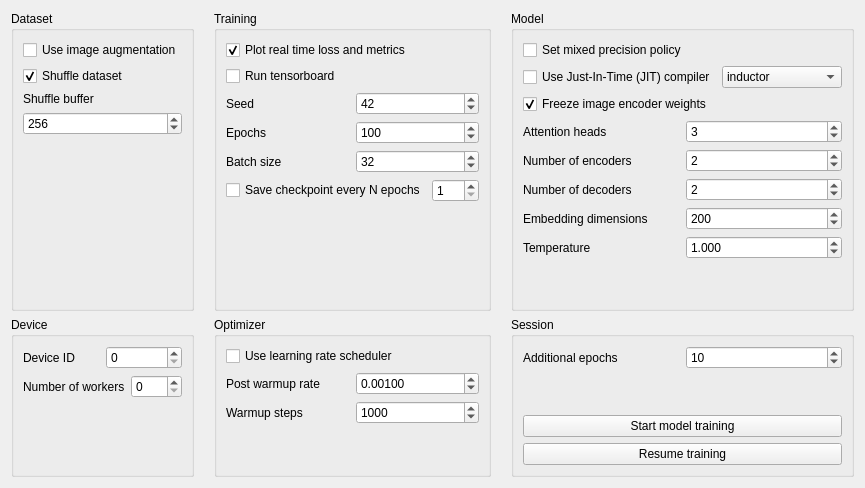
      <widget class="QWidget" name="trainTab">
       <attribute name="title">
        <string>Model training</string>
       </attribute>
       <layout class="QGridLayout" name="gridLayout_2">
        <item row="1" column="0">
         <layout class="QGridLayout" name="gridLayout" rowstretch="4,0" columnstretch="0,0,0">
          <property name="horizontalSpacing">
           <number>20</number>
          </property>
          <item row="1" column="2">
           <widget class="QGroupBox" name="sessionGroup">
            <property name="title">
             <string>Session</string>
            </property>
            <layout class="QVBoxLayout" name="verticalLayout_9">
             <item>
              <layout class="QHBoxLayout" name="horizontalLayout_10">
               <item>
                <widget class="QLabel" name="label_7">
                 <property name="text">
                  <string>Additional epochs</string>
                 </property>
                </widget>
               </item>
               <item>
                <widget class="QSpinBox" name="numAdditionalEpochs">
                 <property name="minimum">
                  <number>1</number>
                 </property>
                 <property name="maximum">
                  <number>1000000</number>
                 </property>
                 <property name="value">
                  <number>10</number>
                 </property>
                </widget>
               </item>
              </layout>
             </item>
             <item>
              <spacer name="verticalSpacer_7">
               <property name="orientation">
                <enum>Qt::Orientation::Vertical</enum>
               </property>
               <property name="sizeHint" stdset="0">
                <size>
                 <width>20</width>
                 <height>40</height>
                </size>
               </property>
              </spacer>
             </item>
             <item>
              <widget class="QPushButton" name="startTraining">
               <property name="text">
                <string>Start model training</string>
               </property>
              </widget>
             </item>
             <item>
              <widget class="QPushButton" name="resumeTraining">
               <property name="text">
                <string>Resume training</string>
               </property>
              </widget>
             </item>
            </layout>
           </widget>
          </item>
          <item row="1" column="1">
           <widget class="QGroupBox" name="groupBox_6">
            <property name="title">
             <string>Optimizer</string>
            </property>
            <layout class="QVBoxLayout" name="verticalLayout_17">
             <item>
              <layout class="QVBoxLayout" name="verticalLayout_6">
               <item>
                <widget class="QCheckBox" name="useScheduler">
                 <property name="text">
                  <string>Use learning rate scheduler</string>
                 </property>
                </widget>
               </item>
               <item>
                <layout class="QHBoxLayout" name="horizontalLayout_18">
                 <item>
                  <widget class="QLabel" name="label_11">
                   <property name="text">
                    <string>Post warmup rate</string>
                   </property>
                  </widget>
                 </item>
                 <item>
                  <widget class="QDoubleSpinBox" name="postWarmLR">
                   <property name="decimals">
                    <number>5</number>
                   </property>
                   <property name="singleStep">
                    <double>0.000100000000000</double>
                   </property>
                   <property name="value">
                    <double>0.001000000000000</double>
                   </property>
                  </widget>
                 </item>
                </layout>
               </item>
               <item>
                <layout class="QHBoxLayout" name="horizontalLayout_17">
                 <item>
                  <widget class="QLabel" name="label_14">
                   <property name="text">
                    <string>Warmup steps</string>
                   </property>
                  </widget>
                 </item>
                 <item>
                  <widget class="QSpinBox" name="warmupSteps">
                   <property name="maximum">
                    <number>10000000</number>
                   </property>
                   <property name="value">
                    <number>1000</number>
                   </property>
                  </widget>
                 </item>
                </layout>
               </item>
              </layout>
             </item>
             <item>
              <spacer name="verticalSpacer_6">
               <property name="orientation">
                <enum>Qt::Orientation::Vertical</enum>
               </property>
               <property name="sizeHint" stdset="0">
                <size>
                 <width>20</width>
                 <height>40</height>
                </size>
               </property>
              </spacer>
             </item>
            </layout>
           </widget>
          </item>
          <item row="0" column="0">
           <widget class="QGroupBox" name="groupBox_3">
            <property name="title">
             <string>Dataset</string>
            </property>
            <layout class="QVBoxLayout" name="verticalLayout_11">
             <item>
              <widget class="QCheckBox" name="imgAugment">
               <property name="text">
                <string>Use image augmentation</string>
               </property>
              </widget>
             </item>
             <item>
              <widget class="QCheckBox" name="setShuffle">
               <property name="text">
                <string>Shuffle dataset</string>
               </property>
               <property name="checked">
                <bool>true</bool>
               </property>
              </widget>
             </item>
             <item>
              <widget class="QLabel" name="label_17">
               <property name="text">
                <string>Shuffle buffer</string>
               </property>
              </widget>
             </item>
             <item>
              <widget class="QSpinBox" name="shuffleSize">
               <property name="minimum">
                <number>1</number>
               </property>
               <property name="maximum">
                <number>10000</number>
               </property>
               <property name="singleStep">
                <number>10</number>
               </property>
               <property name="value">
                <number>256</number>
               </property>
              </widget>
             </item>
             <item>
              <spacer name="verticalSpacer_2">
               <property name="orientation">
                <enum>Qt::Orientation::Vertical</enum>
               </property>
               <property name="sizeHint" stdset="0">
                <size>
                 <width>20</width>
                 <height>40</height>
                </size>
               </property>
              </spacer>
             </item>
            </layout>
           </widget>
          </item>
          <item row="1" column="0">
           <widget class="QGroupBox" name="groupBox_2">
            <property name="title">
             <string>Device</string>
            </property>
            <layout class="QVBoxLayout" name="verticalLayout_14">
             <item>
              <layout class="QHBoxLayout" name="horizontalLayout_23">
               <item>
                <widget class="QLabel" name="label_5">
                 <property name="text">
                  <string>Device ID</string>
                 </property>
                </widget>
               </item>
               <item>
                <widget class="QSpinBox" name="deviceID"/>
               </item>
              </layout>
             </item>
             <item>
              <layout class="QHBoxLayout" name="horizontalLayout_13">
               <item>
                <widget class="QLabel" name="label_10">
                 <property name="text">
                  <string>Number of workers</string>
                 </property>
                </widget>
               </item>
               <item>
                <widget class="QSpinBox" name="numWorkers"/>
               </item>
              </layout>
             </item>
             <item>
              <spacer name="verticalSpacer_5">
               <property name="orientation">
                <enum>Qt::Orientation::Vertical</enum>
               </property>
               <property name="sizeHint" stdset="0">
                <size>
                 <width>20</width>
                 <height>40</height>
                </size>
               </property>
              </spacer>
             </item>
            </layout>
           </widget>
          </item>
          <item row="0" column="1">
           <widget class="QGroupBox" name="groupBox_4">
            <property name="title">
             <string>Training</string>
            </property>
            <layout class="QVBoxLayout" name="verticalLayout_5">
             <item>
              <widget class="QCheckBox" name="realTimeHistory">
               <property name="text">
                <string>Plot real time loss and metrics</string>
               </property>
               <property name="checked">
                <bool>true</bool>
               </property>
              </widget>
             </item>
             <item>
              <widget class="QCheckBox" name="runTensorboard">
               <property name="text">
                <string>Run tensorboard</string>
               </property>
              </widget>
             </item>
             <item>
              <layout class="QHBoxLayout" name="horizontalLayout_22">
               <item>
                <widget class="QLabel" name="label_18">
                 <property name="text">
                  <string>Seed</string>
                 </property>
                </widget>
               </item>
               <item>
                <widget class="QSpinBox" name="trainSeed">
                 <property name="maximum">
                  <number>1000000000</number>
                 </property>
                 <property name="value">
                  <number>42</number>
                 </property>
                </widget>
               </item>
              </layout>
             </item>
             <item>
              <layout class="QHBoxLayout" name="horizontalLayout_9">
               <item>
                <widget class="QLabel" name="label_6">
                 <property name="text">
                  <string>Epochs</string>
                 </property>
                </widget>
               </item>
               <item>
                <widget class="QSpinBox" name="numEpochs">
                 <property name="maximum">
                  <number>1000000</number>
                 </property>
                 <property name="value">
                  <number>100</number>
                 </property>
                </widget>
               </item>
              </layout>
             </item>
             <item>
              <layout class="QHBoxLayout" name="horizontalLayout_11">
               <item>
                <widget class="QLabel" name="label_8">
                 <property name="text">
                  <string>Batch size</string>
                 </property>
                </widget>
               </item>
               <item>
                <widget class="QSpinBox" name="batchSize">
                 <property name="minimum">
                  <number>1</number>
                 </property>
                 <property name="maximum">
                  <number>100000</number>
                 </property>
                 <property name="singleStep">
                  <number>4</number>
                 </property>
                 <property name="value">
                  <number>32</number>
                 </property>
                </widget>
               </item>
              </layout>
             </item>
             <item>
              <layout class="QHBoxLayout" name="horizontalLayout_12">
               <item>
                <widget class="QCheckBox" name="saveCheckpoints">
                 <property name="text">
                  <string>Save checkpoint every N epochs</string>
                 </property>
                </widget>
               </item>
               <item>
                <widget class="QSpinBox" name="saveCPFrequency">
                 <property name="minimum">
                  <number>1</number>
                 </property>
                 <property name="maximum">
                  <number>999</number>
                 </property>
                </widget>
               </item>
              </layout>
             </item>
             <item>
              <spacer name="verticalSpacer_3">
               <property name="orientation">
                <enum>Qt::Orientation::Vertical</enum>
               </property>
               <property name="sizeHint" stdset="0">
                <size>
                 <width>20</width>
                 <height>40</height>
                </size>
               </property>
              </spacer>
             </item>
            </layout>
           </widget>
          </item>
          <item row="0" column="2">
           <widget class="QGroupBox" name="modelGroup">
            <property name="title">
             <string>Model</string>
            </property>
            <layout class="QVBoxLayout" name="verticalLayout_3">
             <item>
              <widget class="QCheckBox" name="mixedPrecision">
               <property name="text">
                <string>Set mixed precision policy</string>
               </property>
              </widget>
             </item>
             <item>
              <layout class="QHBoxLayout" name="horizontalLayout_25">
               <item>
                <widget class="QCheckBox" name="compileJIT">
                 <property name="text">
                  <string>Use Just-In-Time (JIT) compiler</string>
                 </property>
                </widget>
               </item>
               <item>
                <widget class="QComboBox" name="backendJIT">
                 <property name="toolTip">
                  <string>&lt;html&gt;&lt;head/&gt;&lt;body&gt;&lt;p&gt;Select JIT compiler backend (default is inductor)</string>
                 </property>
                 <property name="currentText">
                  <string>inductor</string>
                 </property>
                 <property name="currentIndex">
                  <number>3</number>
                 </property>
                 <item>
                  <property name="text">
                   <string>eager</string>
                  </property>
                 </item>
                 <item>
                  <property name="text">
                   <string>aot_eager</string>
                  </property>
                 </item>
                 <item>
                  <property name="text">
                   <string>aot_cudagraphs</string>
                  </property>
                 </item>
                 <item>
                  <property name="text">
                   <string>inductor</string>
                  </property>
                 </item>
                 <item>
                  <property name="text">
                   <string>nvprims_nvfuser</string>
                  </property>
                 </item>
                 <item>
                  <property name="text">
                   <string>xla</string>
                  </property>
                 </item>
                </widget>
               </item>
              </layout>
             </item>
             <item>
              <widget class="QCheckBox" name="freezeImgEncoder">
               <property name="text">
                <string>Freeze image encoder weights</string>
               </property>
               <property name="checked">
                <bool>true</bool>
               </property>
              </widget>
             </item>
             <item>
              <layout class="QHBoxLayout" name="horizontalLayout_21">
               <item>
                <widget class="QLabel" name="AHLabel">
                 <property name="text">
                  <string>Attention heads</string>
                 </property>
                </widget>
               </item>
               <item>
                <widget class="QSpinBox" name="attentionHeads">
                 <property name="minimum">
                  <number>1</number>
                 </property>
                 <property name="maximum">
                  <number>1000</number>
                 </property>
                 <property name="value">
                  <number>3</number>
                 </property>
                </widget>
               </item>
              </layout>
             </item>
             <item>
              <layout class="QHBoxLayout" name="horizontalLayout_27">
               <item>
                <widget class="QLabel" name="NELabel">
                 <property name="text">
                  <string>Number of encoders</string>
                 </property>
                </widget>
               </item>
               <item>
                <widget class="QSpinBox" name="numEncoders">
                 <property name="minimum">
                  <number>1</number>
                 </property>
                 <property name="maximum">
                  <number>100</number>
                 </property>
                 <property name="value">
                  <number>2</number>
                 </property>
                </widget>
               </item>
              </layout>
             </item>
             <item>
              <layout class="QHBoxLayout" name="horizontalLayout_28">
               <item>
                <widget class="QLabel" name="NDLabel">
                 <property name="text">
                  <string>Number of decoders</string>
                 </property>
                </widget>
               </item>
               <item>
                <widget class="QSpinBox" name="numDecoders">
                 <property name="minimum">
                  <number>1</number>
                 </property>
                 <property name="maximum">
                  <number>100</number>
                 </property>
                 <property name="value">
                  <number>2</number>
                 </property>
                </widget>
               </item>
              </layout>
             </item>
             <item>
              <layout class="QHBoxLayout" name="horizontalLayout_29">
               <item>
                <widget class="QLabel" name="EMLabel">
                 <property name="text">
                  <string>Embedding dimensions</string>
                 </property>
                </widget>
               </item>
               <item>
                <widget class="QSpinBox" name="embeddingDims">
                 <property name="minimum">
                  <number>1</number>
                 </property>
                 <property name="maximum">
                  <number>100000</number>
                 </property>
                 <property name="singleStep">
                  <number>8</number>
                 </property>
                 <property name="value">
                  <number>200</number>
                 </property>
                </widget>
               </item>
              </layout>
             </item>
             <item>
              <layout class="QHBoxLayout" name="horizontalLayout_3">
               <item>
                <widget class="QLabel" name="label">
                 <property name="text">
                  <string>Temperature</string>
                 </property>
                </widget>
               </item>
               <item>
                <widget class="QDoubleSpinBox" name="trainTemp">
                 <property name="decimals">
                  <number>3</number>
                 </property>
                 <property name="minimum">
                  <double>0.001000000000000</double>
                 </property>
                 <property name="maximum">
                  <double>100.000000000000000</double>
                 </property>
                 <property name="singleStep">
                  <double>0.050000000000000</double>
                 </property>
                 <property name="value">
                  <double>1.000000000000000</double>
                 </property>
                </widget>
               </item>
              </layout>
             </item>
             <item>
              <spacer name="verticalSpacer_4">
               <property name="orientation">
                <enum>Qt::Orientation::Vertical</enum>
               </property>
               <property name="sizeHint" stdset="0">
                <size>
                 <width>20</width>
                 <height>40</height>
                </size>
               </property>
              </spacer>
             </item>
            </layout>
           </widget>
          </item>
         </layout>
        </item>
       </layout>
      </widget>
